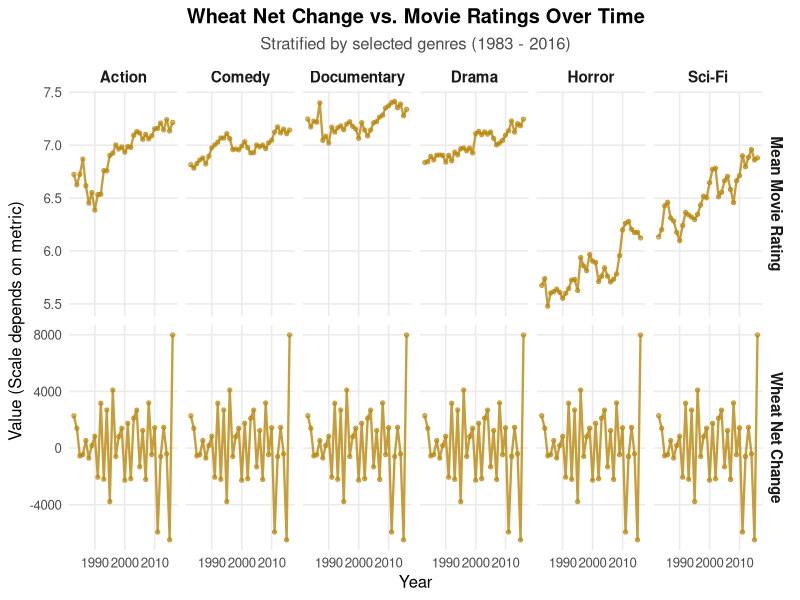

The R script that drew this image:
library(readr)
library(dplyr)
library(ggplot2)
library(tidyr)

# 1. Load the data
df <- read_csv("combined_yield_ratings.csv")

# 2. Filter for wheat and reshape the data
df_long <- df %>%
  # Keep ONLY wheat data
  filter(crop == "wheat") %>%
  
  # Filter for major genres to keep the plot readable
  # (Feel free to add/remove genres from this list)
  filter(genres %in% c("Action", "Comedy", "Drama", "Documentary", "Horror", "Sci-Fi")) %>%
  
  # Pivot the two metrics into a single column
  pivot_longer(
    cols = c(net_change, mean_ratings),
    names_to = "metric",
    values_to = "value"
  ) %>%
  
  # Clean up metric names for the row labels
  mutate(metric = recode(metric, 
                         "net_change" = "Wheat Net Change", 
                         "mean_ratings" = "Mean Movie Rating"))

# 3. Create the multi-panel plot
p = ggplot(df_long, aes(x = year, y = value, group = genres)) +
  # Using 'linewidth' to prevent warnings, and a fixed color since there is only 1 crop
  geom_line(linewidth = 0.8, color = "darkgoldenrod", alpha = 0.8) + 
  geom_point(size = 1.2, color = "darkgoldenrod", alpha = 0.6) +
  
  # Separate metrics vertically and genres horizontally
  facet_grid(metric ~ genres, scales = "free_y") +
  
  theme_minimal(base_size = 12) +
  labs(
    title = "Wheat Net Change vs. Movie Ratings Over Time",
    subtitle = "Stratified by selected genres (1983 - 2016)",
    x = "Year",
    y = "Value (Scale depends on metric)"
  ) +
  theme(
    strip.text = element_text(face = "bold", size = 11),
    panel.grid.minor = element_blank(),
    plot.title = element_text(face = "bold", hjust = 0.5),
    plot.subtitle = element_text(hjust = 0.5, color = "gray30")
  )

ggsave("wheat_vs_ratings_plot.png", plot = p, width = 10, height = 6, dpi = 300) 
